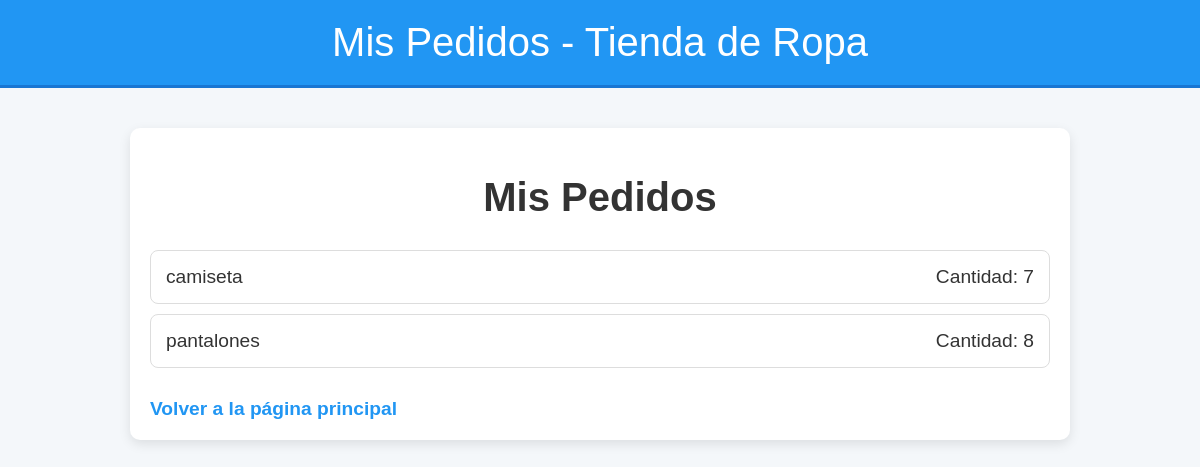
The page /pedidos (signed in) on the database its author committed.
### app.py (models this page shows)
class Pedido(db.Model):
    id = db.Column(db.Integer, primary_key=True)
    usuario_id = db.Column(db.Integer, db.ForeignKey('usuario.id'), nullable=False)
    producto = db.Column(db.String(120), nullable=False)
    cantidad = db.Column(db.Integer, nullable=False)
    fecha = db.Column(db.DateTime, default=datetime.utcnow)
    usuario = db.relationship('Usuario', backref=db.backref('pedidos', lazy=True))

### app.py (the view)
@app.route('/pedidos')
def pedidos():
    if 'usuario_id' in session:
        usuario = Usuario.query.get(session['usuario_id'])
        return render_template('pedidos.html', pedidos=usuario.pedidos)
    else:
        return redirect(url_for('login'))

### app.py (called while the page is built)
@app.before_request
def crear_admin():
    if not Usuario.query.filter_by(email="admin@example.com").first():
        nombre = "Admin"
        email = "admin@example.com"
        contraseña = generate_password_hash("adminpassword")
        admin = Usuario(nombre=nombre, email=email, contraseña=contraseña, is_admin=True)
        db.session.add(admin)
        db.session.commit()
        print("Cuenta de administrador creada con éxito")

### templates/pedidos.html (shortened to what this page needs)
<!DOCTYPE html>
<html lang="es">
<head>
</head>
<body>
    <header>
        Mis Pedidos - Tienda de Ropa
    </header>
    <div class="container">
        <h1>Mis Pedidos</h1>
        <ul>
            {% for pedido in pedidos %}
                <li>
                    <span>{{ pedido.producto }}</span>
                    <span>Cantidad: {{ pedido.cantidad }}</span>
                </li>
            {% endfor %}
        </ul>
        <a href="/">Volver a la página principal</a>
    </div>
</body>
</html>

### templates/pedidos.html (style rules this page uses)
body { font-family: 'Arial', sans-serif; background-color: #f4f7fa; margin: 0; padding: 0; color: #333; }
header { background-color: #2196F3; color: white; padding: 20px 0; text-align: center; font-size: 2.5em; border-bottom: 3px solid #1976D2; }
.container { max-width: 900px; margin: 40px auto; padding: 20px; background-color: white; box-shadow: 0 4px 12px rgba(0, 0, 0, 0.1); border-radius: 10px; }
h1 { text-align: center; color: #333; font-size: 2.5em; margin-bottom: 30px; }
ul { list-style-type: none; padding: 0; margin: 0; }
li { background-color: #fff; border: 1px solid #ddd; padding: 15px; margin-bottom: 10px; border-radius: 8px; font-size: 1.2em; display: flex; justify-content: space-between; align-items: center; transition: background-color 0.3s ease; }
a { display: inline-block; text-align: center; margin-top: 20px; font-size: 1.2em; color: #2196F3; text-decoration: none; font-weight: bold; transition: color 0.3s ease; }

### rows shown on the page
Pedido: producto "camiseta", cantidad "7"
Pedido: producto "pantalones", cantidad "8"
